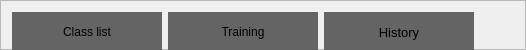
                        <widget class="QFrame" name="frame_10">
                         <property name="minimumSize">
                          <size>
                           <width>200</width>
                           <height>50</height>
                          </size>
                         </property>
                         <property name="maximumSize">
                          <size>
                           <width>16777215</width>
                           <height>50</height>
                          </size>
                         </property>
                         <property name="sizeIncrement">
                          <size>
                           <width>0</width>
                           <height>0</height>
                          </size>
                         </property>
                         <property name="frameShape">
                          <enum>QFrame::StyledPanel</enum>
                         </property>
                         <property name="frameShadow">
                          <enum>QFrame::Raised</enum>
                         </property>
                         <layout class="QHBoxLayout" name="horizontalLayout_19">
                          <item>
                           <widget class="QPushButton" name="classification_class_list">
                            <property name="minimumSize">
                             <size>
                              <width>150</width>
                              <height>40</height>
                             </size>
                            </property>
                            <property name="maximumSize">
                             <size>
                              <width>150</width>
                              <height>16777215</height>
                             </size>
                            </property>
                            <property name="styleSheet">
                             <string notr="true">QPushButton {
background-color: rgb(100,100,100);
	color: rgb(0,0,0);
	border: none;

	text-align: center;

}

QPushButton:hover {
	background-color:  rgb(197 , 195,196);
}</string>
                            </property>
                            <property name="text">
                             <string>Class list</string>
                            </property>
                           </widget>
                          </item>
                          <item>
                           <widget class="QPushButton" name="classification_training">
                            <property name="minimumSize">
                             <size>
                              <width>150</width>
                              <height>40</height>
                             </size>
                            </property>
                            <property name="maximumSize">
                             <size>
                              <width>150</width>
                              <height>16777215</height>
                             </size>
                            </property>
                            <property name="styleSheet">
                             <string notr="true">QPushButton {
background-color: rgb(100,100,100);
	color: rgb(0,0,0);
	border: none;

	text-align:center;

}

QPushButton:hover {
	background-color:  rgb(197 , 195,196);
}</string>
                            </property>
                            <property name="text">
                             <string>Training</string>
                            </property>
                           </widget>
                          </item>
                          <item>
                           <widget class="QPushButton" name="classification_history">
                            <property name="minimumSize">
                             <size>
                              <width>150</width>
                              <height>40</height>
                             </size>
                            </property>
                            <property name="maximumSize">
                             <size>
                              <width>150</width>
                              <height>16777215</height>
                             </size>
                            </property>
                            <property name="font">
                             <font>
                              <family>Segoe UI</family>
                              <pointsize>10</pointsize>
                              <weight>50</weight>
                              <italic>false</italic>
                              <bold>false</bold>
                             </font>
                            </property>
                            <property name="styleSheet">
                             <string notr="true">QPushButton {
background-color: rgb(100,100,100);
	color: rgb(0,0,0);
	border: none;

	text-align:center;
}

QPushButton:hover {
	background-color:  rgb(197 , 195,196);
}</string>
                            </property>
                            <property name="text">
                             <string>History</string>
                            </property>
                           </widget>
                          </item>
                          <item>
                           <spacer name="horizontalSpacer_4">
                            <property name="orientation">
                             <enum>Qt::Horizontal</enum>
                            </property>
                            <property name="sizeHint" stdset="0">
                             <size>
                              <width>40</width>
                              <height>20</height>
                             </size>
                            </property>
                           </spacer>
                          </item>
                         </layout>
                        </widget>
